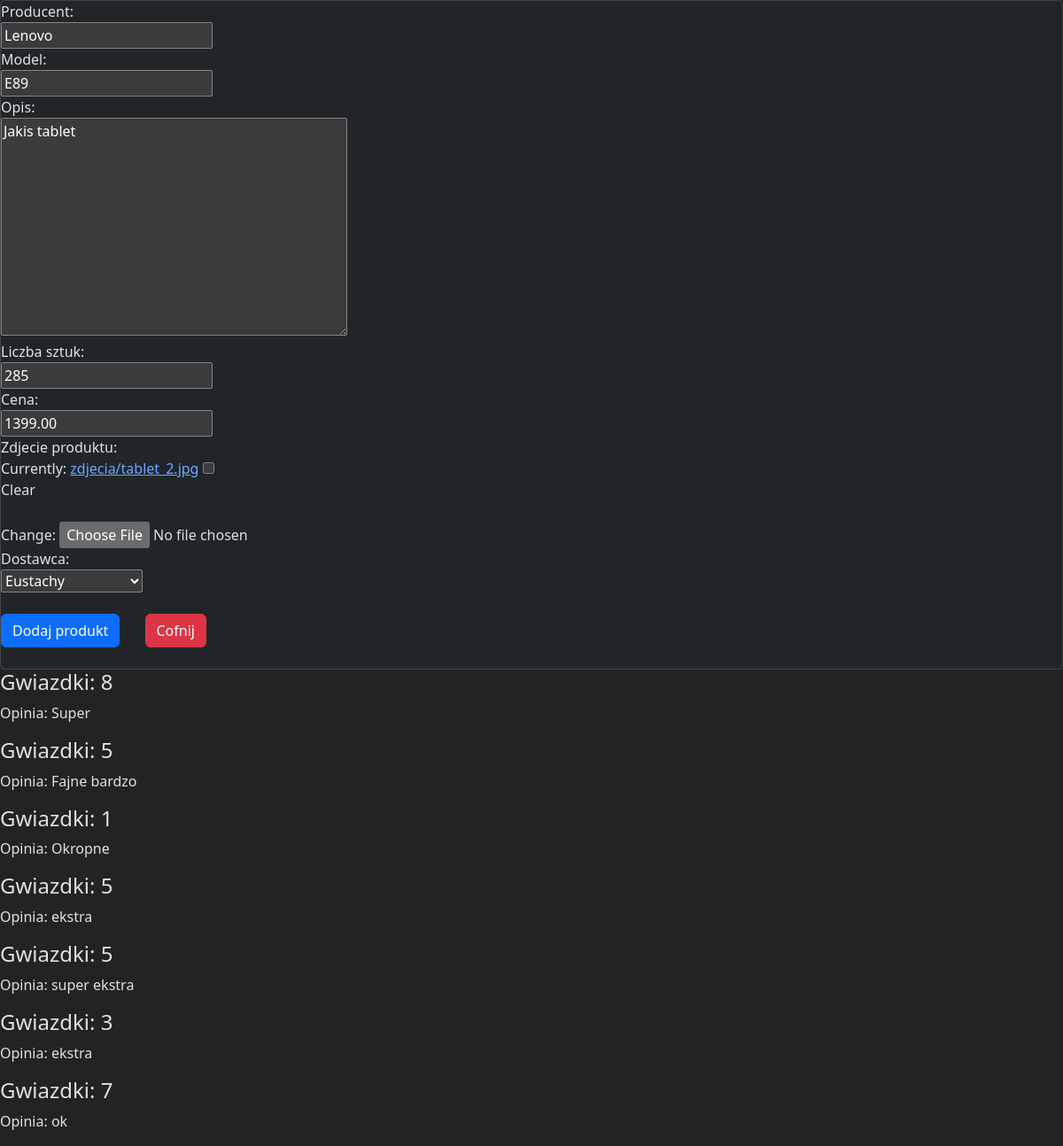
Screenshot of /edytuj/2 (signed in) with the database file from the repository.
### tablety/models.py (models this page shows, shortened)
class Produkty(models.Model):
    producent = models.CharField(max_length=64, blank=False)
    model = models.CharField(max_length=64, blank=False)
    opis = models.TextField(default="")
    liczba_sztuk = models.PositiveSmallIntegerField(default=10)
    cena = models.DecimalField(max_digits=6, decimal_places=2, blank=False, unique=True)
    zdjecie_produktu = models.ImageField(upload_to="zdjecia", null=True, blank=True)
    dostawca = models.ForeignKey(Dostawcy, on_delete=models.CASCADE)

class Oceny(models.Model):
    ocena = models.IntegerField(default=5, blank=False)
    recenzja = models.TextField(default="", blank=False)
    produkt = models.ForeignKey(Produkty, on_delete=models.CASCADE, related_name='oceny')

### tablety/views.py (the view)
# urls.py: path('edytuj/<int:id>', edytuj_produkt, name="edytuj_produkt"),
@login_required
def edytuj_produkt(request, id):
    produkt = get_object_or_404(Produkty, pk=id)
    oceny = Oceny.objects.filter(produkt=produkt)
    form_produkt = ProduktyForm(request.POST or None, request.FILES or None, instance=produkt)
    form_ocena = OcenyForm(request.POST or None, request.FILES or None, instance=produkt)
    if request.method == "POST":
        form_ocena = OcenyForm(request.POST)
        if form_ocena.is_valid():
            ocena = form_ocena.save(commit=False)
            ocena.film = produkt
            ocena.save()
    if form_produkt.is_valid():
        produkt = form_produkt.save(commit=False)
        produkt.save()
        return redirect(wszystkie_produkty)
    return render(request, 'Produkt_form.html',
                  {'form': form_produkt, 'form_ocena': form_ocena, 'oceny': oceny,
                   'nowy': True})

### tablety/forms.py
class ProduktyForm(ModelForm):
    class Meta:
        model = Produkty
        fields = ["producent", "model", "opis", "liczba_sztuk", "cena", "zdjecie_produktu", "dostawca"]

class OcenyForm(ModelForm):
    class Meta:
        model = Oceny
        fields = ["ocena", "recenzja"]

### tablety/models.py (called while the page is built)
    def __str__(self):
        return self.nazwa_dostawcy

### templates/Produkt_form.html (shortened to what this page needs)
{% extends 'glowny.html' %}
{% block strona %}
    <div class="card">
        <form method="post" enctype="multipart/form-data">
            {{form}}
            {% if nowy %}
                <button class="btn btn-primary" type="submit">Dodaj produkt</button>
            {% else %}
                <button class="btn btn-primary"  type="submit">Dodaj produkt</button>
            {% endif %}
            <a class="btn btn-danger m-4"  href="{% url 'tablety' %}" >Cofnij</a>
        </form>
    </div>
{% for ocena in oceny %}
<h4>Gwiazdki: {{ ocena.ocena }}</h4>
<p>Opinia: {{ ocena.recenzja }}</p>
{% endfor %}
{% endblock %}

### moje_static/moj.css (style rules this page uses)
body { background-color: #232323; }
label { display: block; }

### rows the page displays
Produkty: producent "Lenovo", model "E89", opis "Jakis tablet", liczba_sztuk "285", cena "1399.00", dostawca "Eustachy"
Oceny: ocena "8", recenzja "Super"
Oceny: ocena "5", recenzja "Fajne bardzo"
Oceny: ocena "1", recenzja "Okropne"
Oceny: ocena "5", recenzja "ekstra"
Oceny: ocena "5", recenzja "super ekstra"
Oceny: ocena "3", recenzja "ekstra"
Oceny: ocena "7", recenzja "ok"
